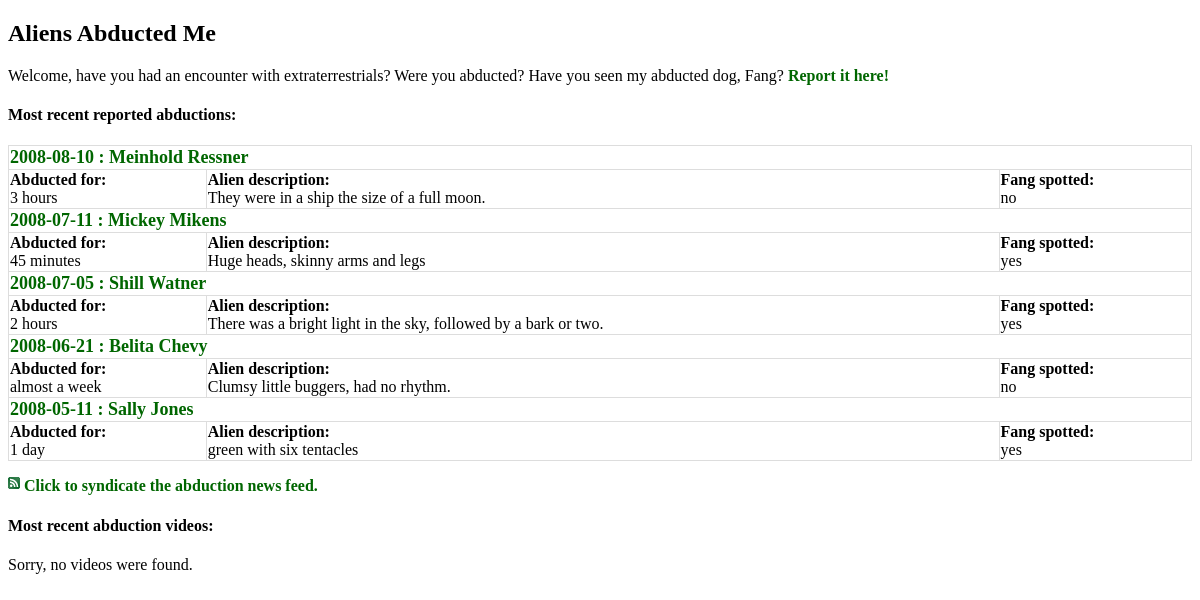
The app's page /ch12/final/aliens/index.php with its own data.
### tables this page shows
CREATE TABLE `aliens_abduction` (
  `first_name` VARCHAR(30),
  `last_name` VARCHAR(30),
  `when_it_happened` varchar(30),
  `how_long` VARCHAR(30),
  `how_many` VARCHAR(30),
  `alien_description` VARCHAR(100),
  `what_they_did` VARCHAR(100),
  `fang_spotted` VARCHAR(10),
  `other` VARCHAR(100),
  `email` VARCHAR(50)
);

### ch12/final/aliens/index.php (the view, shortened to what this page needs)
<!DOCTYPE html PUBLIC "-//W3C//DTD XHTML 1.0 Transitional//EN"
  "http://www.w3.org/TR/xhtml1/DTD/xhtml1-transitional.dtd">
<html xmlns="http://www.w3.org/1999/xhtml" xml:lang="en" lang="en">
<head>
  <link rel="stylesheet" type="text/css" href="style.css" />
</head>
<body>
  <h2>Aliens Abducted Me</h2>
  <p>Welcome, have you had an encounter with extraterrestrials? Were you abducted? Have you seen my abducted dog, Fang? <a href="report.php">Report it here!</a></p>
<?php
  $dbc = mysqli_connect(DB_HOST, DB_USER, DB_PASSWORD, DB_NAME);
  if (isset($_GET['abduction_id'])) {
    $query = "SELECT * FROM aliens_abduction WHERE abduction_id = '" . $_GET['abduction_id'] . "'";
  }
  else {
    $query = "SELECT * FROM aliens_abduction ORDER BY when_it_happened DESC LIMIT 5";
  }
  $data = mysqli_query($dbc, $query);
  if (mysqli_num_rows($data) == 1) {
    $row = mysqli_fetch_array($data);
    echo '<p><strong>Name: </strong>' . $row['first_name'] . ' ' . $row[last_name] . '<br />';
    echo '<strong>Date:</strong> ' . $row['when_it_happened'] . '<br />';
    echo '<strong>Email:</strong> ' . $row['email'] . '<br />';
    echo '<strong>Abducted for:</strong> ' . $row['how_long'] . '<br />';
    echo '<strong>Number of aliens:</strong> ' . $row['how_many'] . '<br />';
    echo '<strong>Alien description:</strong> ' . $row['alien_description'] . '<br />';
    echo '<strong>What happened:</strong> ' . $row['what_they_did'] . '<br />';
    echo '<strong>Other:</strong> ' . $row['other'] . '<br />';
    echo '<strong>Fang spotted:</strong> ' . $row['fang_spotted'] . '</p>';
    echo '<p><a href="index.php">&lt;&lt; Back to the home page</a></p>';
  }
  else {
    echo '<h4>Most recent reported abductions:</h4>';
    echo '<table width="100%">';
    while ($row = mysqli_fetch_array($data)) {
      echo '<tr class="heading"><td colspan="3"><a href="index.php?abduction_id=' . $row['abduction_id'] . '">' . $row['when_it_happened'] . ' : ' . $row['first_name'] . ' ' . $row[last_name] . '</a></td></tr>';
      echo '<tr><td><strong>Abducted for:</strong><br /> ' . $row['how_long'];
      echo '<td><strong>Alien description:</strong><br /> ' . $row['alien_description'];
      echo '<td><strong>Fang spotted:</strong><br /> ' . $row['fang_spotted'] . '</td></tr>';
    }
    echo '</table>';
    echo '<p><a href="newsfeed.php"><img style="vertical-align:top; border:none" src="rssicon.png" alt="Syndicate alien abductions"> Click to syndicate the abduction news feed.</a></p>';
    echo '<h4>Most recent abduction videos:</h4>';
    require_once('youtube.php');
  }
?>
</body>
</html>

### ch12/final/aliens/style.css (style rules this page uses)
table { border: 1px solid #DDDDDD; border-collapse: collapse; }
tr.heading { font-size: large; color: #006600; }
td { border: 1px solid #DDDDDD; }
a { text-decoration: none; font-weight: bold; }
a:link { color: #006600; }

### records on screen
aliens_abduction: when_it_happened "2008-08-10", first_name "Meinhold", last_name "Ressner", how_long "3 hours", alien_description "They were in a ship the size of a full moon.", fang_spotted "no"
aliens_abduction: when_it_happened "2008-07-11", first_name "Mickey", last_name "Mikens", how_long "45 minutes", alien_description "Huge heads, skinny arms and legs", fang_spotted "yes"
aliens_abduction: when_it_happened "2008-07-05", first_name "Shill", last_name "Watner", how_long "2 hours", alien_description "There was a bright light in the sky, followed by a bark or two.", fang_spotted "yes"
aliens_abduction: when_it_happened "2008-06-21", first_name "Belita", last_name "Chevy", how_long "almost a week", alien_description "Clumsy little buggers, had no rhythm.", fang_spotted "no"
aliens_abduction: when_it_happened "2008-05-11", first_name "Sally", last_name "Jones", how_long "1 day", alien_description "green with six tentacles", fang_spotted "yes"
